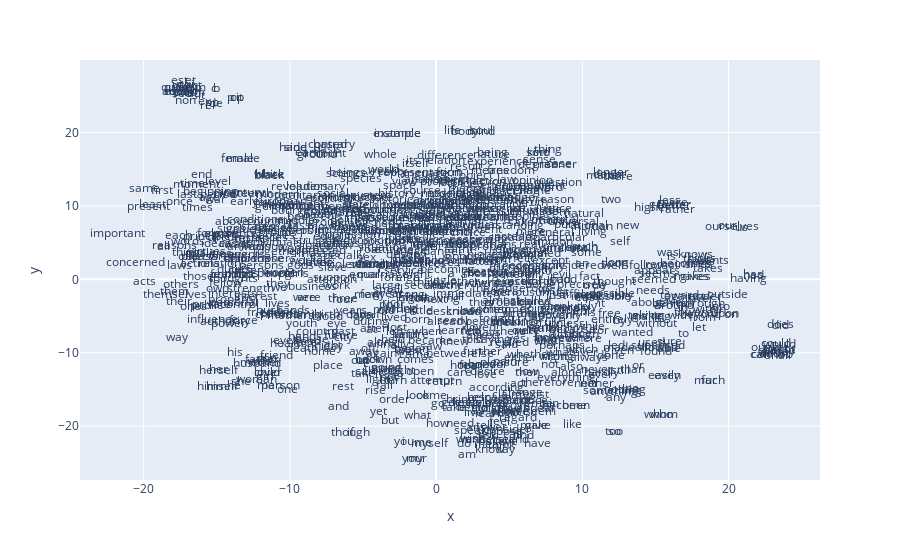

Notebook source saved alongside this figure:
### Markdown cell above
### t-SNE Plot for ANCIENT Texts

### Code cell
#Plot coordinates 
px.scatter(coords_ancient, 'x', 'y', text='label', height=1000).update_traces(mode='text')

### Figure 1 — Plotly figure (JSON) as saved in the notebook; plotly's stock layout.template omitted (floating-point values rounded to 4 significant figures; data arrays with more than 128 entries replaced by an {"elided": "..."} marker saying what was removed)
{"data": [{"hovertemplate": "x=%{x}<br>y=%{y}<br>label=%{text}<extra></extra>", "legendgroup": "", "marker": {"color": "#636efa", "symbol": "circle"}, "mode": "text", "name": "", "orientation": "v", "showlegend": false, "text": {"elided": "826 str values"}, "type": "scatter", "x": {"elided": "826 float values"}, "xaxis": "x", "y": {"elided": "826 float values"}, "yaxis": "y"}], "layout": {"autosize": true, "legend": {"tracegroupgap": 0}, "margin": {"t": 60}, "xaxis": {"anchor": "y", "autorange": true, "domain": [0, 1], "range": [-24.35, 26.25], "title": {"text": "x"}, "type": "linear"}, "yaxis": {"anchor": "x", "autorange": true, "domain": [0, 1], "range": [-27.35, 29.88], "title": {"text": "y"}, "type": "linear"}}}
